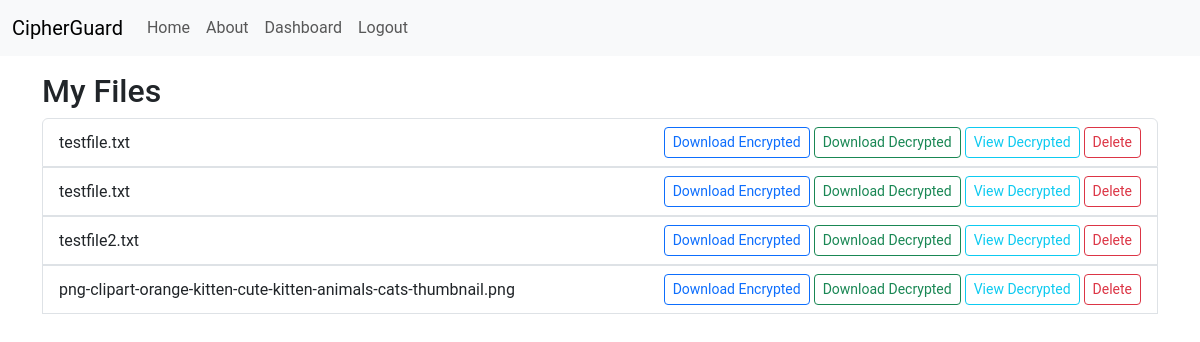
The page /my_files (signed in) on the database as committed earlier.
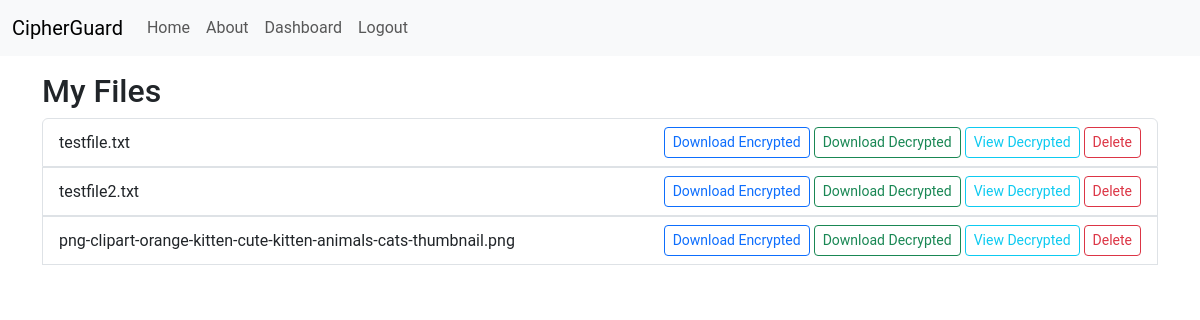
The same page on the database as committed later.
### app.py (models this page shows)
class File(db.Model):
    id = db.Column(db.Integer, primary_key=True)
    filename = db.Column(db.String(120), nullable=False)
    filepath = db.Column(db.String(120), nullable=False)
    user_id = db.Column(db.Integer, db.ForeignKey('user.id'), nullable=False)
    encryption_key = db.Column(db.String(120), nullable=False)  # stores the Base64-encoded key

### app.py (the view)
@app.route('/my_files')
@login_required
def my_files():
    user_files = File.query.filter_by(user_id=current_user.id).all()
    return render_template('my_files.html', files=user_files)

### app.py (called while the page is built)
@login_manager.user_loader
def load_user(user_id):
    return User.query.get(int(user_id))

### templates/my_files.html (shortened to what this page needs)
{% extends "base.html" %}
{% block content %}
  <h2>My Files</h2>
  {% if files %}
    <ul class="list-group">
      {% for file in files %}
        <li class="list-group-item d-flex justify-content-between align-items-center">
          {{ file.filename }}
          <div>
            <a href="{{ url_for('download_file', file_id=file.id) }}" class="btn btn-sm btn-outline-primary">Download Encrypted</a>
            <a href="{{ url_for('download_decrypted_file', file_id=file.id) }}" class="btn btn-sm btn-outline-success">Download Decrypted</a>
            <a href="{{ url_for('view_decrypted_file', file_id=file.id) }}" class="btn btn-sm btn-outline-info">View Decrypted</a>
            <button
              type="button"
              class="btn btn-sm btn-outline-danger"
              data-bs-toggle="modal"
              data-bs-target="#confirmDeleteModal{{ file.id }}">
              Delete
            </button>
          </div>
        </li>
      {% endfor %}
    </ul>
  {% else %}
    <p>You haven't uploaded any files yet.</p>
  {% endif %}
{% endblock %}

### templates/base.html (shortened to what this page needs)
<!DOCTYPE html>
<html lang="en">
<head>
  <link
    rel="stylesheet"
    href="https://cdn.jsdelivr.net/npm/bootstrap@5.3.0/dist/css/bootstrap.min.css"
  />
  <link rel="stylesheet" href="{{ url_for('static', filename='css/style.css') }}">
</head>
<body>
  <nav class="navbar navbar-expand-lg navbar-light bg-light">
    <div class="container-fluid">
      <a class="navbar-brand" href="{{ url_for('home') }}">CipherGuard</a>
      <div class="collapse navbar-collapse" id="navbarSupportedContent">
        <ul class="navbar-nav me-auto mb-2 mb-lg-0">
          <li class="nav-item">
            <a class="nav-link" href="{{ url_for('home') }}">Home</a>
          </li>
          <li class="nav-item">
            <a class="nav-link" href="{{ url_for('about') }}">About</a>
          </li>
          {% if current_user.is_authenticated %}
          <li class="nav-item">
            <a class="nav-link" href="{{ url_for('dashboard') }}">Dashboard</a>
          </li>
          <li class="nav-item">
            <a class="nav-link" href="{{ url_for('logout') }}">Logout</a>
          </li>
          {% endif %}
        </ul>
      </div>
    </div>
  </nav>
  <div class="container">
    {% block content %}{% endblock %}
  </div>
</body>
</html>

### static/css/style.css (style rules this page uses)
body { font-family: "Roboto", sans-serif; }

Rows that differ between the two databases and show on the page:
removed File: filename "testfile.txt"
